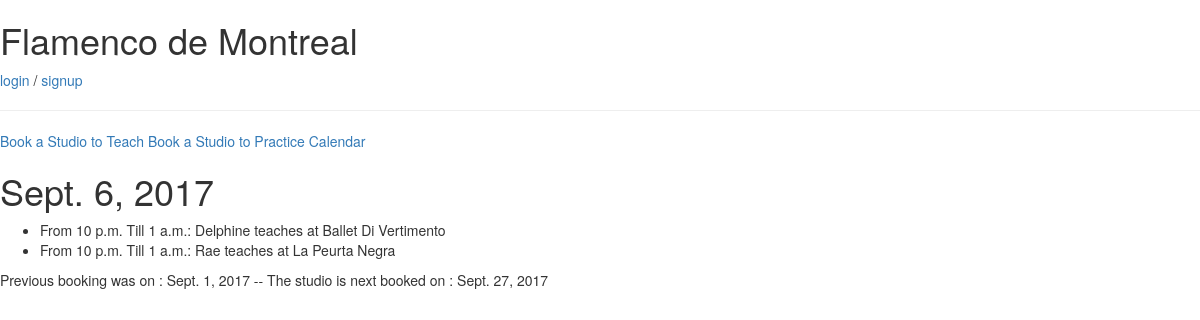
Screenshot of /2017/9/6/ with the database file from the repository.
### calender/models.py (models this page shows, shortened)
class Teacher(models.Model):
    place = models.ForeignKey(
        Place,
        on_delete=models.CASCADE,
            )
    teacher = models.ForeignKey(
        settings.AUTH_USER_MODEL,
        on_delete=models.CASCADE,
    )
    teach_from=models.DateTimeField(auto_now=False,auto_now_add=False)
    teach_to=models.DateTimeField(auto_now=False,auto_now_add=False)
    created_on=models.DateTimeField(auto_now_add=True)
    updated=models.DateTimeField(auto_now=True)

class Place(models.Model):
    name = models.CharField(max_length=50)
    address = models.CharField(max_length=80)
    def __str__(self):
        return self.name

### calender/views.py (the view)
# urls.py: url(r'^(?P<year>[0-9]{4})/(?P<month>[0-9]+)/(?P<day>[0-9]+)/$', StudioDayView.as_view(month_format='%m'),name="studio_daily_schedule"),
class StudioDayView(DayArchiveView):
    queryset = Teacher.objects.all()
    date_field = "teach_from"
    allow_future = True

### calender/templates/calender/teacher_archive_day.html
{% extends 'base.html' %}
{% block content %}
  {%include 'snippets/nav.html'%}
  <h1>{{ day }}</h1>
  <ul>
      {% for obj in object_list %}
          <li>From {{ obj.teach_from.time}} Till {{ obj.teach_to.time}}: {{ obj.teacher }} teaches at {{ obj.place }}</li>
      {% endfor %}
  </ul>
  <p>
      {% if previous_day %}
          Previous booking was on : {{ previous_day }}
      {% endif %}
      {% if previous_day and next_day %}--{% endif %}
      {% if next_day %}
          The studio is next booked on  : {{ next_day }}
      {% endif %}
  </p>
{% endblock %}

### templates/base.html (shortened to what this page needs)
<html>
  <head>
    {%include 'snippets/css.html'%}
  </head>
  <body>
    <header>
        <h1>Flamenco de Montreal</h1>
        {% if user.is_authenticated %}
          <a href="{% url 'logout' %}">logout</a>
          {% else %}
          <a href="{% url 'login' %}">login</a> / <a href="{% url 'signup' %}">signup</a>
          {% endif %}
          <hr>
    </header>
    <main>
      {% block content %}
      {% endblock content %}
    </main>
  </body>
</html>

### templates/snippets/css.html (shortened to what this page needs)
<link rel="stylesheet" href="https://maxcdn.bootstrapcdn.com/bootstrap/3.3.7/css/bootstrap.min.css">
<link rel="stylesheet" href="https://maxcdn.bootstrapcdn.com/bootstrap/3.3.7/css/bootstrap-theme.min.css">

### templates/snippets/nav.html
<a href="/teachers">Book a Studio to Teach</a>
<a href="/studiousers">Book a Studio to Practice</a>
<a href="/studio_calendar/">Calendar</a>

### rows the page displays
Teacher: teach_from.time "10 p.m.", teach_to.time "1 a.m.", teacher "Delphine", place "Ballet Di Vertimento"
Teacher: teach_from.time "10 p.m.", teach_to.time "1 a.m.", teacher "Rae", place "La Peurta Negra"
Teacher: teach_from "Sept. 27, 2017"

### other values shown
{{ day }} "Sept. 6, 2017"
{{ previous_day }} "Sept. 1, 2017"
